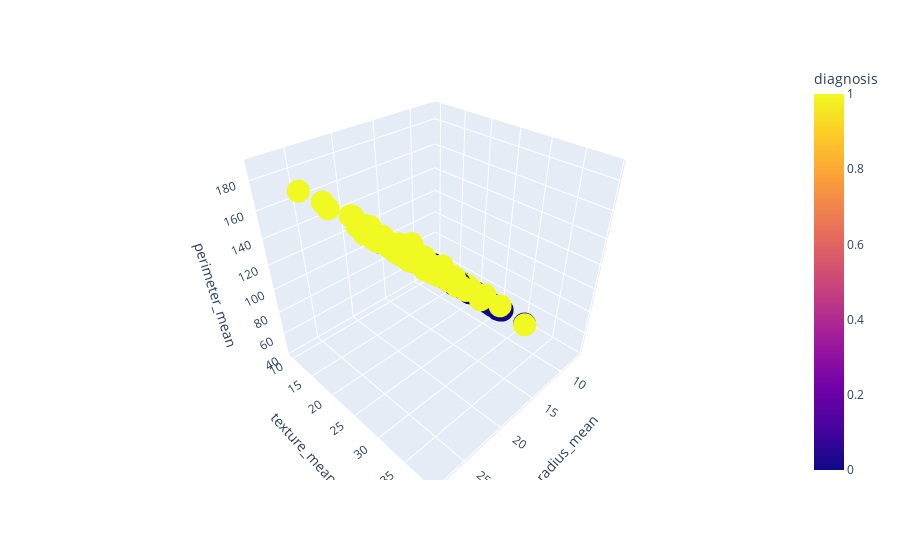

The cell this chart's notebook holds for it:
### Code cell
#visualizing the data
fig = px.scatter_3d(file, x='radius_mean', y='texture_mean', z='perimeter_mean',
                color='diagnosis')
fig.show()

### Figure 1 — Plotly figure (JSON) as saved in the notebook; plotly's stock layout.template omitted (floating-point values rounded to 4 significant figures; data arrays with more than 128 entries replaced by an {"elided": "..."} marker saying what was removed)
{"data": [{"hovertemplate": "radius_mean=%{x}<br>texture_mean=%{y}<br>perimeter_mean=%{z}<br>diagnosis=%{marker.color}<extra></extra>", "legendgroup": "", "marker": {"color": {"elided": "569 int values"}, "coloraxis": "coloraxis", "symbol": "circle"}, "mode": "markers", "name": "", "scene": "scene", "showlegend": false, "type": "scatter3d", "x": {"elided": "569 float values"}, "y": {"elided": "569 float values"}, "z": {"elided": "569 float values"}}], "layout": {"coloraxis": {"colorbar": {"title": {"text": "diagnosis"}}, "colorscale": [[0, "#0d0887"], [0.1111, "#46039f"], [0.2222, "#7201a8"], [0.3333, "#9c179e"], [0.4444, "#bd3786"], [0.5556, "#d8576b"], [0.6667, "#ed7953"], [0.7778, "#fb9f3a"], [0.8889, "#fdca26"], [1, "#f0f921"]]}, "legend": {"tracegroupgap": 0}, "margin": {"t": 60}, "scene": {"domain": {"x": [0, 1], "y": [0, 1]}, "xaxis": {"title": {"text": "radius_mean"}}, "yaxis": {"title": {"text": "texture_mean"}}, "zaxis": {"title": {"text": "perimeter_mean"}}}}}
